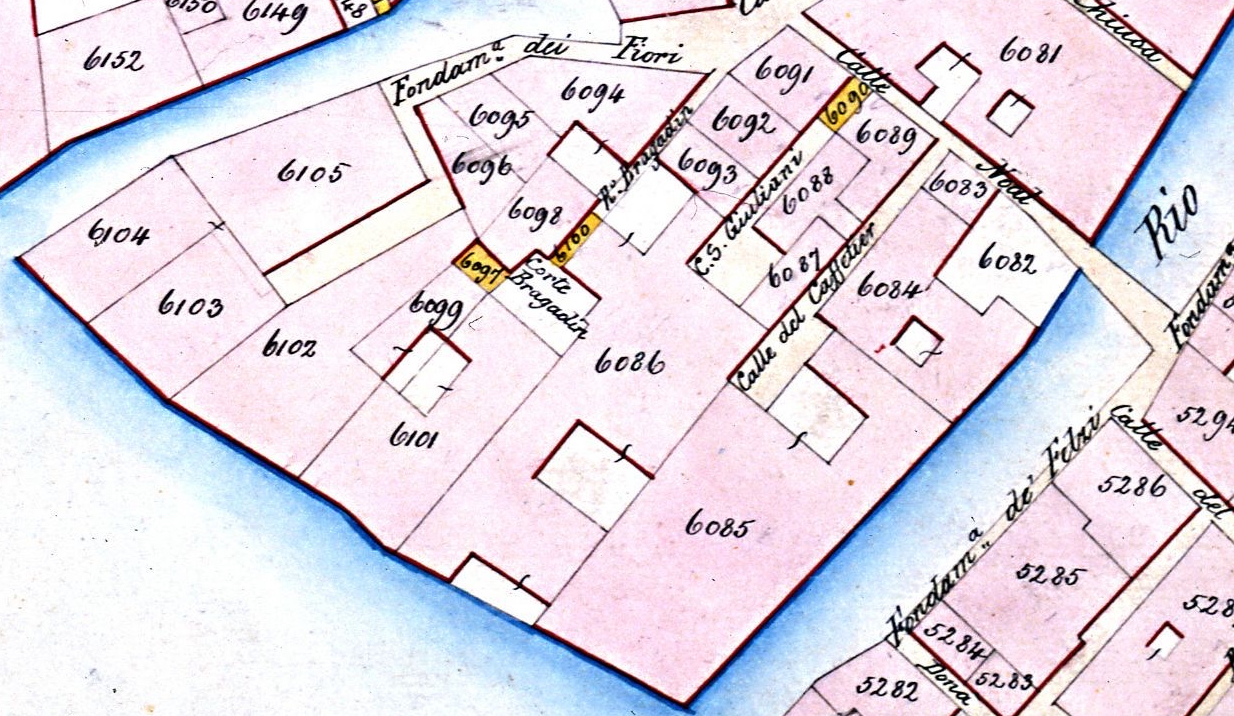
#> input picture data_cadasters/cadaster_sample1.jpg, 1234 x 716 px
$ python -i segmentation.py   (imports and definitions only)   (older library calls are emulated)
#> lines starting #> are read from the running program, lines starting #| are printed output that depends on the picture; after the words box and inside, x2 and y2 are one past the last pixel; in counts of white or black regions, pixels touching at a corner belong together
import numpy as np
import cv2


def segment_number_inner(img, gradient_factor=4):
    img_orig = np.copy(img)

    # Gradient to get the outline of digits
    kernel = cv2.getStructuringElement(cv2.MORPH_RECT, (gradient_factor, gradient_factor))
    img = cv2.morphologyEx(img, cv2.MORPH_GRADIENT, kernel)

    kernel = cv2.getStructuringElement(cv2.MORPH_RECT, (4, 4))

    img_contours = np.copy(img)
    img_contours, contours, hierarchy = cv2.findContours(img_contours, cv2.RETR_EXTERNAL, cv2.CHAIN_APPROX_SIMPLE)

    digits = []
    for cnt in contours:
        # Create bounding boxes
        x, y, w, h = cv2.boundingRect(cnt)
        # Draw the filled contours on a black mask
        mask = np.zeros(img.shape, dtype=np.uint8)
        cv2.drawContours(mask, [cnt], 0, 255, -1)
        # Count the ratio of non-empty pixels
        ratio = cv2.countNonZero(mask[y:y+h, x:x+w])/(w*h)

        # We need to find a better and more accurate condition
        if ratio > .1 and w > 10 and h > 15:
            digit = cv2.morphologyEx(img_orig, cv2.MORPH_CLOSE, kernel)
            digit[mask == 0] = 0
            digits.append((x+w, digit[y:y+h+1, x:x+w+1]))

    digits.sort(key=lambda tupl: tupl[0])
    return [digit for end_x, digit in digits]


def segment_number(img, number_of_digits=None):
    if number_of_digits is None:
        return segment_number_inner(img)
    else:
        kernel_sizes = [4, 3, 2, 5, 6]

        for factor in kernel_sizes:
            result = segment_number_inner(img, gradient_factor=factor)
#             if len(result) == number_of_digits:
#                 return result
            if len(result) >= number_of_digits:
                return result

        # Impossible to find the correct number of digits, return the default segmentation
        return segment_number_inner(img)

>>> import cv2
>>> picture = cv2.imread('../data_cadasters/cadaster_sample1.jpg', cv2.IMREAD_GRAYSCALE)
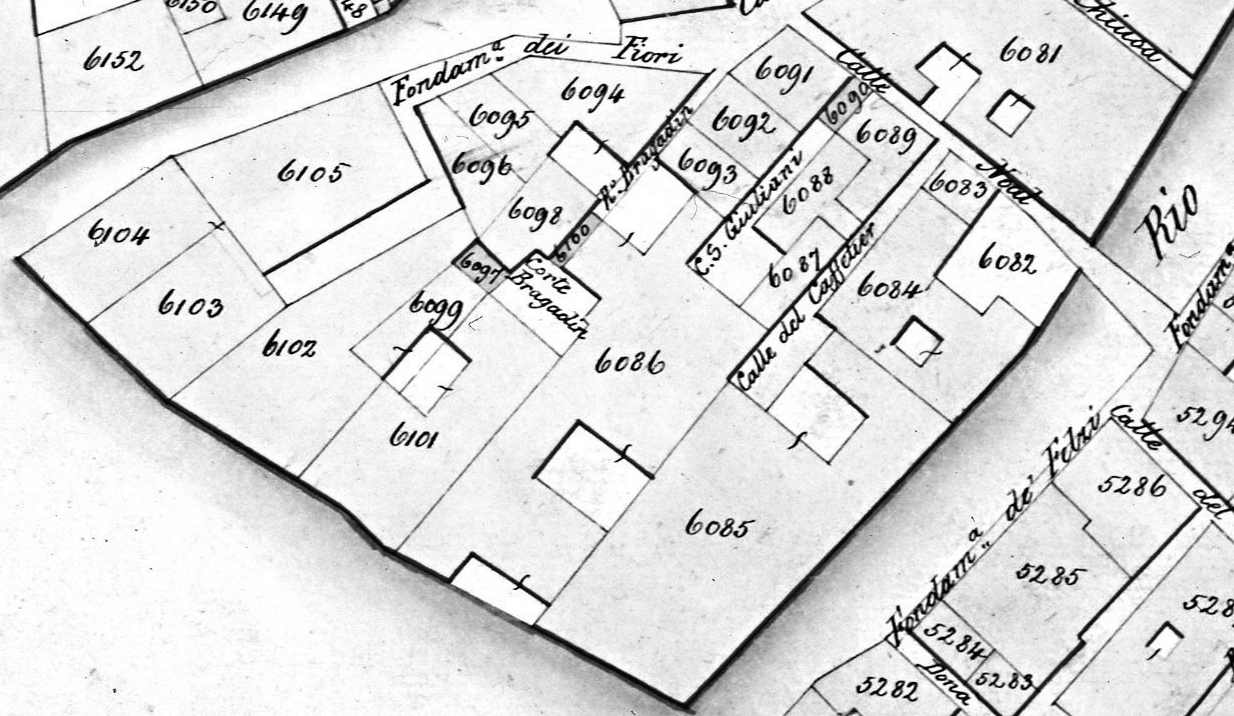
#> picture: shape (716, 1234); min 0, max 255, mean 219.4
>>> result = segment_number_inner(picture)
#> in segment_number_inner, `img = cv2.morphologyEx(img, cv2.MORPH_GRADIENT, kernel)`:
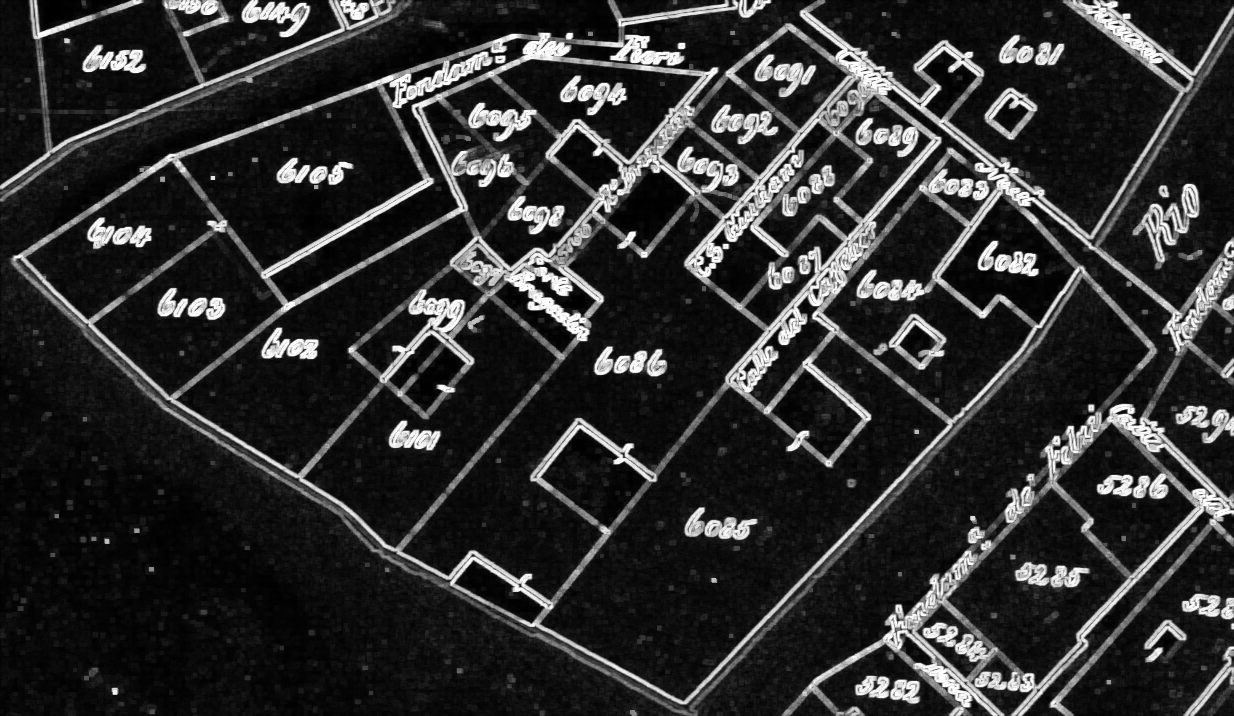
#> img: shape (716, 1234); min 0, max 255, mean 46.3
#> in segment_number_inner, `img_contours, contours, hierarchy = cv2.findContours(img_contours, cv2..`: contours = 1 contour; box (x1, y1, x2, y2) and area: (0, 0, 1234, 716) 881364
#> the loop in segment_number_inner, `for cnt in contours:` made 1 pass
#> (x, y, w, h, ratio) on pass 1: (0, 0, 1234, 716, 1)
#> pass 1, in segment_number_inner, `digit = cv2.morphologyEx(img_orig, cv2.MORPH_CLOSE, kernel)`:
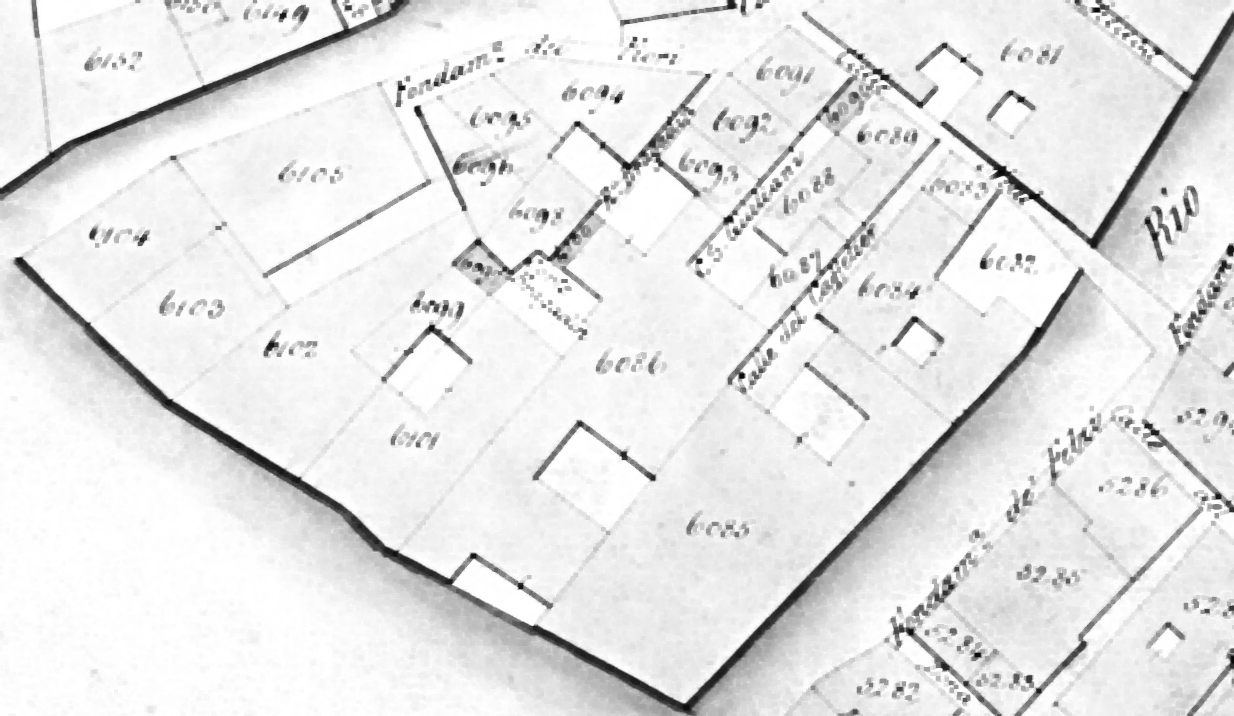
#> digit: shape (716, 1234); min 8, max 255, mean 230.1
#> after the loop in segment_number_inner, `for cnt in contours:`: digit: shape (716, 1234); 0.02% of pixels changed, all inside (x1, y1, x2, y2) = (0, 0, 601, 584)
#> after the loop in segment_number_inner, `for cnt in contours:`:
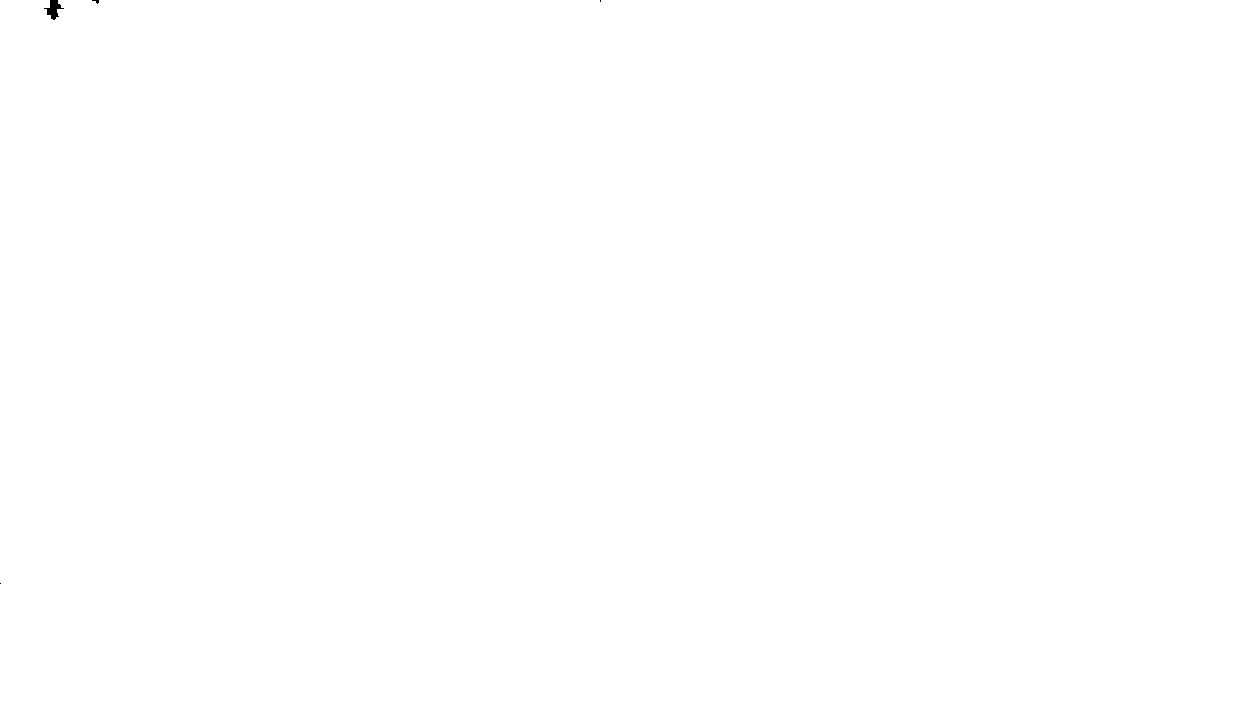
#> mask: shape (716, 1234); 100% white; 4 black regions (3 under 20 px), largest, box (x1, y1, x2, y2) and area: (44, 0, 64, 20) 184
#> after the loop in segment_number_inner, `for cnt in contours:`: digits = 1 item
#> result = 1 item
